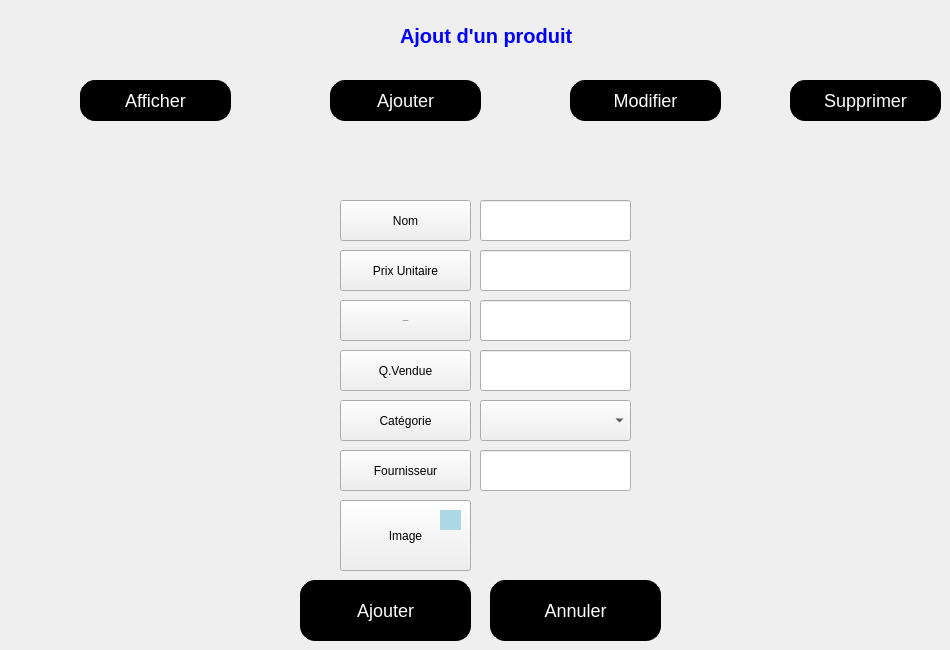
    <widget class="QWidget" name="produit_ajouter">
     <property name="styleSheet">
      <string notr="true">#ajout_afficher,#ajout_ajouter,#ajout_modifier,#ajout_supprimer,#pushButton_annuler,#pushButton_ajouterproduit{
background-color :  #000000; 



   border: 1px solid black;
    border-radius: 15px;
    color: white; 
    font-size: 18px;
}
#pushButton_nomAj,#pushButton_prixAj,#pushButton_dispAj,#pushButton_vendAj,#pushButton_catAj,#pushButton_fournAj,#lineEdit_IdProduit,#lineEdit_NomProduit,#lineEdit_PrixUnitaire,#lineEdit_QuantiteDisponible,#lineEdit_QuantiteVendue,#comboBox_3,#pushButton_59,#lineEdit_Fournisseur,#pushButton_image,#lineEdit_Image,#label_image
{
background-color :  #ADD8E6; 



   border: 1px solid black;
    border-radius: 15px;
    color: solid black; 
    font-size: 18px;
}

#lineEdit_image
{
background-color :  #ADD8E6; 



   border: 0.1px solid black;
    border-radius: 15px;
    color: solid black; 
    font-size: 1px;
}
</string>
     </property>
     <widget class="QPushButton" name="pushButton_vendAj">
      <property name="geometry">
       <rect>
        <x>340</x>
        <y>350</y>
        <width>131</width>
        <height>41</height>
       </rect>
      </property>
      <property name="text">
       <string>Q.Vendue</string>
      </property>
     </widget>
     <widget class="QPushButton" name="pushButton_dispAj">
      <property name="geometry">
       <rect>
        <x>340</x>
        <y>300</y>
        <width>131</width>
        <height>41</height>
       </rect>
      </property>
      <property name="font">
       <font>
        <pointsize>-1</pointsize>
       </font>
      </property>
      <property name="text">
       <string>Q.Disponible</string>
      </property>
     </widget>
     <widget class="QPushButton" name="ajout_supprimer">
      <property name="geometry">
       <rect>
        <x>790</x>
        <y>80</y>
        <width>151</width>
        <height>41</height>
       </rect>
      </property>
      <property name="text">
       <string>Supprimer</string>
      </property>
     </widget>
     <widget class="QPushButton" name="pushButton_ajouterproduit">
      <property name="geometry">
       <rect>
        <x>300</x>
        <y>580</y>
        <width>171</width>
        <height>61</height>
       </rect>
      </property>
      <property name="text">
       <string>Ajouter</string>
      </property>
     </widget>
     <widget class="QComboBox" name="comboBox_3">
      <property name="geometry">
       <rect>
        <x>480</x>
        <y>400</y>
        <width>151</width>
        <height>41</height>
       </rect>
      </property>
      <item>
       <property name="text">
        <string/>
       </property>
      </item>
      <item>
       <property name="text">
        <string>Bureautique</string>
       </property>
      </item>
      <item>
       <property name="text">
        <string>Ordinateurs</string>
       </property>
      </item>
      <item>
       <property name="text">
        <string>Telephone</string>
       </property>
      </item>
     </widget>
     <widget class="QPushButton" name="pushButton_prixAj">
      <property name="geometry">
       <rect>
        <x>340</x>
        <y>250</y>
        <width>131</width>
        <height>41</height>
       </rect>
      </property>
      <property name="text">
       <string>Prix Unitaire</string>
      </property>
     </widget>
     <widget class="QPushButton" name="ajout_modifier">
      <property name="geometry">
       <rect>
        <x>570</x>
        <y>80</y>
        <width>151</width>
        <height>41</height>
       </rect>
      </property>
      <property name="text">
       <string>Modifier</string>
      </property>
     </widget>
     <widget class="QPushButton" name="pushButton_annuler">
      <property name="geometry">
       <rect>
        <x>490</x>
        <y>580</y>
        <width>171</width>
        <height>61</height>
       </rect>
      </property>
      <property name="text">
       <string>Annuler</string>
      </property>
     </widget>
     <widget class="QLineEdit" name="lineEdit_QuantiteVendue">
      <property name="geometry">
       <rect>
        <x>480</x>
        <y>350</y>
        <width>151</width>
        <height>41</height>
       </rect>
      </property>
      <property name="readOnly">
       <bool>false</bool>
      </property>
     </widget>
     <widget class="QPushButton" name="ajout_afficher">
      <property name="geometry">
       <rect>
        <x>80</x>
        <y>80</y>
        <width>151</width>
        <height>41</height>
       </rect>
      </property>
      <property name="text">
       <string>Afficher</string>
      </property>
     </widget>
     <widget class="QPushButton" name="pushButton_fournAj">
      <property name="geometry">
       <rect>
        <x>340</x>
        <y>450</y>
        <width>131</width>
        <height>41</height>
       </rect>
      </property>
      <property name="text">
       <string>Fournisseur</string>
      </property>
     </widget>
     <widget class="QLineEdit" name="lineEdit_PrixUnitaire">
      <property name="geometry">
       <rect>
        <x>480</x>
        <y>250</y>
        <width>151</width>
        <height>41</height>
       </rect>
      </property>
      <property name="readOnly">
       <bool>false</bool>
      </property>
     </widget>
     <widget class="QPushButton" name="pushButton_nomAj">
      <property name="geometry">
       <rect>
        <x>340</x>
        <y>200</y>
        <width>131</width>
        <height>41</height>
       </rect>
      </property>
      <property name="text">
       <string>Nom</string>
      </property>
     </widget>
     <widget class="QLabel" name="appHeader_5">
      <property name="geometry">
       <rect>
        <x>400</x>
        <y>10</y>
        <width>241</width>
        <height>51</height>
       </rect>
      </property>
      <property name="font">
       <font>
        <pointsize>15</pointsize>
        <weight>75</weight>
        <bold>true</bold>
       </font>
      </property>
      <property name="styleSheet">
       <string notr="true">color:#0000FF;</string>
      </property>
      <property name="text">
       <string>Ajout d'un produit</string>
      </property>
     </widget>
     <widget class="QLineEdit" name="lineEdit_QuantiteDisponible">
      <property name="geometry">
       <rect>
        <x>480</x>
        <y>300</y>
        <width>151</width>
        <height>41</height>
       </rect>
      </property>
      <property name="readOnly">
       <bool>false</bool>
      </property>
     </widget>
     <widget class="QPushButton" name="pushButton_catAj">
      <property name="geometry">
       <rect>
        <x>340</x>
        <y>400</y>
        <width>131</width>
        <height>41</height>
       </rect>
      </property>
      <property name="text">
       <string>Catégorie</string>
      </property>
     </widget>
     <widget class="QLabel" name="label_image">
      <property name="geometry">
       <rect>
        <x>480</x>
        <y>500</y>
        <width>151</width>
        <height>71</height>
       </rect>
      </property>
      <property name="text">
       <string/>
      </property>
     </widget>
     <widget class="QLineEdit" name="lineEdit_NomProduit">
      <property name="geometry">
       <rect>
        <x>480</x>
        <y>200</y>
        <width>151</width>
        <height>41</height>
       </rect>
      </property>
      <property name="readOnly">
       <bool>false</bool>
      </property>
     </widget>
     <widget class="QPushButton" name="pushButton_image">
      <property name="geometry">
       <rect>
        <x>340</x>
        <y>500</y>
        <width>131</width>
        <height>71</height>
       </rect>
      </property>
      <property name="text">
       <string>Image</string>
      </property>
     </widget>
     <widget class="QLineEdit" name="lineEdit_Fournisseur">
      <property name="geometry">
       <rect>
        <x>480</x>
        <y>450</y>
        <width>151</width>
        <height>41</height>
       </rect>
      </property>
      <property name="readOnly">
       <bool>false</bool>
      </property>
     </widget>
     <widget class="QPushButton" name="ajout_ajouter">
      <property name="geometry">
       <rect>
        <x>330</x>
        <y>80</y>
        <width>151</width>
        <height>41</height>
       </rect>
      </property>
      <property name="palette">
       <palette>
        <active>
         <colorrole role="WindowText">
          <brush brushstyle="SolidPattern">
           <color alpha="255">
            <red>255</red>
            <green>255</green>
            <blue>255</blue>
           </color>
          </brush>
         </colorrole>
         <colorrole role="Button">
          <brush brushstyle="SolidPattern">
           <color alpha="255">
            <red>0</red>
            <green>0</green>
            <blue>0</blue>
           </color>
          </brush>
         </colorrole>
         <colorrole role="Text">
          <brush brushstyle="SolidPattern">
           <color alpha="255">
            <red>255</red>
            <green>255</green>
            <blue>255</blue>
           </color>
          </brush>
         </colorrole>
         <colorrole role="ButtonText">
          <brush brushstyle="SolidPattern">
           <color alpha="255">
            <red>255</red>
            <green>255</green>
            <blue>255</blue>
           </color>
          </brush>
         </colorrole>
         <colorrole role="Base">
          <brush brushstyle="SolidPattern">
           <color alpha="255">
            <red>0</red>
            <green>0</green>
            <blue>0</blue>
           </color>
          </brush>
         </colorrole>
         <colorrole role="Window">
          <brush brushstyle="SolidPattern">
           <color alpha="255">
            <red>0</red>
            <green>0</green>
            <blue>0</blue>
           </color>
          </brush>
         </colorrole>
         <colorrole role="PlaceholderText">
          <brush brushstyle="NoBrush">
           <color alpha="128">
            <red>255</red>
            <green>255</green>
            <blue>255</blue>
           </color>
          </brush>
         </colorrole>
        </active>
        <inactive>
         <colorrole role="WindowText">
          <brush brushstyle="SolidPattern">
           <color alpha="255">
            <red>255</red>
            <green>255</green>
            <blue>255</blue>
           </color>
          </brush>
         </colorrole>
         <colorrole role="Button">
          <brush brushstyle="SolidPattern">
           <color alpha="255">
            <red>0</red>
            <green>0</green>
            <blue>0</blue>
           </color>
          </brush>
         </colorrole>
         <colorrole role="Text">
          <brush brushstyle="SolidPattern">
           <color alpha="255">
            <red>255</red>
            <green>255</green>
            <blue>255</blue>
           </color>
          </brush>
         </colorrole>
         <colorrole role="ButtonText">
          <brush brushstyle="SolidPattern">
           <color alpha="255">
            <red>255</red>
            <green>255</green>
            <blue>255</blue>
           </color>
          </brush>
         </colorrole>
         <colorrole role="Base">
          <brush brushstyle="SolidPattern">
           <color alpha="255">
            <red>0</red>
            <green>0</green>
            <blue>0</blue>
           </color>
          </brush>
         </colorrole>
         <colorrole role="Window">
          <brush brushstyle="SolidPattern">
           <color alpha="255">
            <red>0</red>
            <green>0</green>
            <blue>0</blue>
           </color>
          </brush>
         </colorrole>
         <colorrole role="PlaceholderText">
          <brush brushstyle="NoBrush">
           <color alpha="128">
            <red>255</red>
            <green>255</green>
            <blue>255</blue>
           </color>
          </brush>
         </colorrole>
        </inactive>
        <disabled>
         <colorrole role="WindowText">
          <brush brushstyle="SolidPattern">
           <color alpha="255">
            <red>255</red>
            <green>255</green>
            <blue>255</blue>
           </color>
          </brush>
         </colorrole>
         <colorrole role="Button">
          <brush brushstyle="SolidPattern">
           <color alpha="255">
            <red>0</red>
            <green>0</green>
            <blue>0</blue>
           </color>
          </brush>
         </colorrole>
         <colorrole role="Text">
          <brush brushstyle="SolidPattern">
           <color alpha="255">
            <red>255</red>
            <green>255</green>
            <blue>255</blue>
           </color>
          </brush>
         </colorrole>
         <colorrole role="ButtonText">
          <brush brushstyle="SolidPattern">
           <color alpha="255">
            <red>255</red>
            <green>255</green>
            <blue>255</blue>
           </color>
          </brush>
         </colorrole>
         <colorrole role="Base">
          <brush brushstyle="SolidPattern">
           <color alpha="255">
            <red>0</red>
            <green>0</green>
            <blue>0</blue>
           </color>
          </brush>
         </colorrole>
         <colorrole role="Window">
          <brush brushstyle="SolidPattern">
           <color alpha="255">
            <red>0</red>
            <green>0</green>
            <blue>0</blue>
           </color>
          </brush>
         </colorrole>
         <colorrole role="PlaceholderText">
          <brush brushstyle="NoBrush">
           <color alpha="128">
            <red>255</red>
            <green>255</green>
            <blue>255</blue>
           </color>
          </brush>
         </colorrole>
        </disabled>
       </palette>
      </property>
      <property name="text">
       <string>Ajouter</string>
      </property>
      <property name="autoExclusive">
       <bool>false</bool>
      </property>
     </widget>
     <widget class="QLineEdit" name="lineEdit_image">
      <property name="geometry">
       <rect>
        <x>440</x>
        <y>510</y>
        <width>21</width>
        <height>20</height>
       </rect>
      </property>
     </widget>
    </widget>
